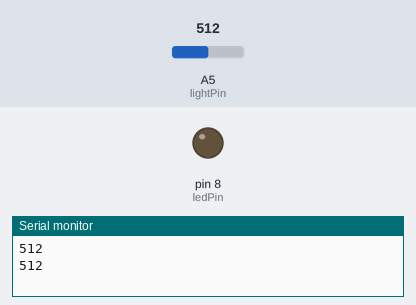
This sketch was run on a simulated Arduino Uno, built with avr-gcc and run on an emulated ATmega328P. On the bench: output pins drawn as LEDs (lit = HIGH), the last lines printed to the serial monitor. Inputs (shaded band) come from the test bench; at power-on: A5 (lightPin) = 512.

Above: at 1.8 s.
1.9 s: A5 (lightPin) set to 488
At 3.8 s:
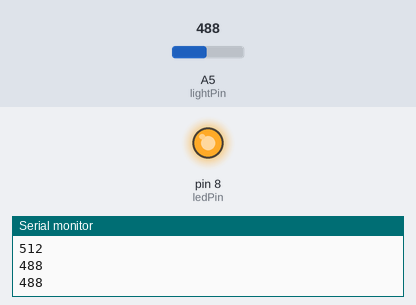
4.5 s: A5 (lightPin) set to 510
At 7.2 s:
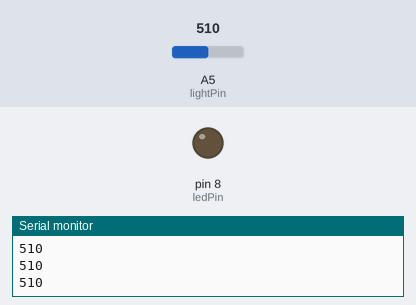
7.5 s: A5 (lightPin) set to 490
At 9.6 s:
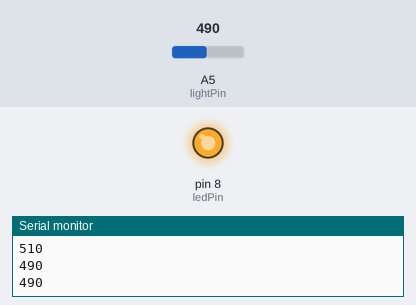
Timing chart, 0 to 11.1 s (numbered marks = the images above; inputs shaded):
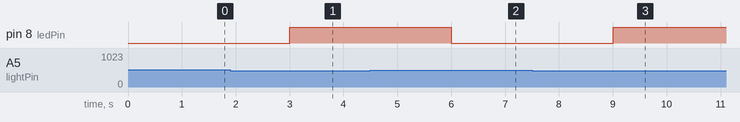

Measured:
- the behaviour switches between 500 and 499 on A5 (lightPin) (found by bisection; images 0 and 1)
- after the input at 1.9 s, pin 8 (ledPin): LOW → HIGH after 1.1 s
- after the input at 4.5 s, pin 8 (ledPin): HIGH → LOW after 1.5 s
- after the input at 7.5 s, pin 8 (ledPin): LOW → HIGH after 1.5 s

The sketch:

light_night.ino
```cpp
int lightPin = A5;
int ledPin = 8;
int lightVal;

void setup() {
  Serial.begin(9600);
  pinMode(lightPin, INPUT);
  pinMode(ledPin, OUTPUT);
}

void loop() {
  lightVal = analogRead(lightPin);
  Serial.println(lightVal);
  delay(1000);
  if(lightVal < 500){
    digitalWrite(ledPin, HIGH);
  }else{
    digitalWrite(ledPin, LOW);
  }
}
```
